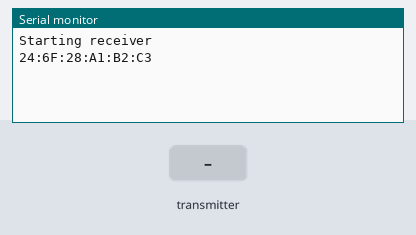
A sketch run on a simulated ESP32. Shown: the last lines printed to the serial monitor. Inputs (shaded band) come from the test bench.

Above: at 3.2 s.
3.3 s: the transmitter starts sending usages = 0
At 3.61 s:
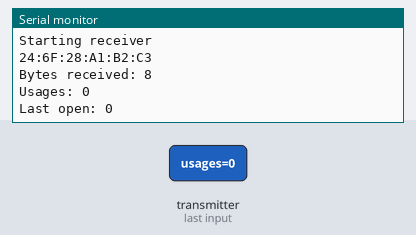
4.8 s: the transmitter starts sending last_open = 1024
At 5.11 s:
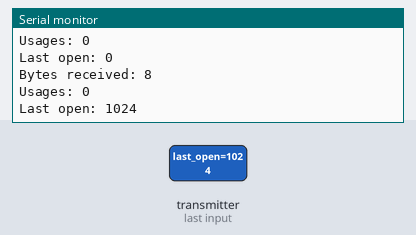
6.3 s: the transmitter starts sending usages = 1024
7.8 s: the transmitter starts sending last_open = 2048
At 8.11 s:
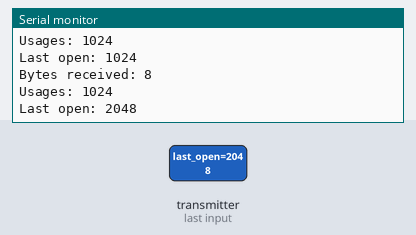
Timing chart, 0 to 10.3 s (numbered marks = the images above; inputs shaded):
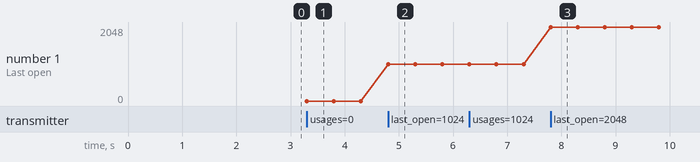

Measured:
- after the input at 3.3 s, the serial monitor: prints a new line at once (image 1)
- after the input at 4.8 s, the serial monitor: prints a new line at once (image 2)
- after the input at 7.8 s, the serial monitor: prints a new line at once (image 3)
- plotted number 1: 0 → 1024 after the input at 4.8 s, 1024 → 2048 after the input at 7.8 s

The sketch:

litter_box_receiver.ino
```cpp
#include <esp_now.h>
#include <WiFi.h>

void blinker(unsigned int interval, unsigned int n) {
  for(int i = 0;i<n;i++) {
    digitalWrite(LED_BUILTIN, HIGH);
    delay(interval);
    digitalWrite(LED_BUILTIN, LOW);
    delay(interval);
  }
}

void blink_init() {
  blinker(100, 10);
}

// Structure example to send data
// Must match the receiver structure
typedef struct struct_message {
  unsigned int usages;
  unsigned long last_open;
} struct_message;

// Create a struct_message called myData
struct_message receivedData;

// callback function that will be executed when data is received
void OnDataRecv(const uint8_t * mac, const uint8_t *incomingData, int len) {
  memcpy(&receivedData, incomingData, sizeof(receivedData));
  Serial.print("Bytes received: ");
  Serial.println(len);
  Serial.print("Usages: ");
  Serial.println(receivedData.usages);
  Serial.print("Last open: ");
  Serial.println(receivedData.last_open);
  Serial.println();
}

void setup() {
  blink_init();
  // Initialize Serial Monitor
  Serial.begin(115200);
  Serial.println("Starting receiver");

  // Set device as a Wi-Fi Station
  WiFi.mode(WIFI_STA);
  Serial.println(WiFi.macAddress());
  // Init ESP-NOW
  if (esp_now_init() != ESP_OK) {
    Serial.println("Error initializing ESP-NOW");
    return;
  }

  // Once ESPNow is successfully Init, we will register for recv CB to
  // get recv packer info
  if(esp_now_register_recv_cb(esp_now_recv_cb_t(OnDataRecv)) != ESP_OK) {
    Serial.println("Error initializing receive callback!");
  };
}

void loop() {
}
```
